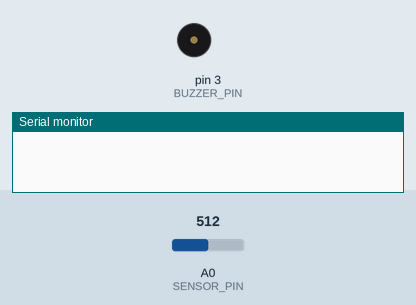
The sketch below on a simulated Arduino Uno, built with avr-gcc and run on an emulated ATmega328P. On the bench: buzzer (waves = sounding), the last lines printed to the serial monitor. The test bench sets the inputs (shaded band); at power-on: A0 (SENSOR_PIN) = 512.

Above: at 0.1 s.
At 6.1 s:
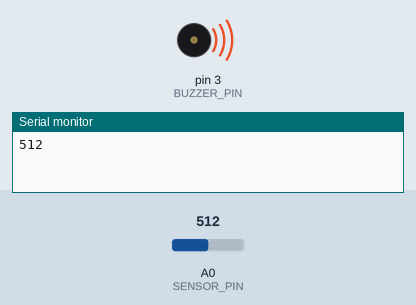
Timing chart, 0 to 7.6 s (numbered marks = the images above):
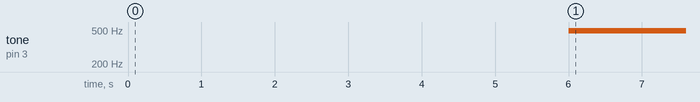

The sketch:

AlarmaDeGas.ino
```cpp
//ALARMA DE GASES INFLAMABLES OMAR VILLAMIZAR & JORGE MARLES
#define BUZZER_PIN 3
#define SENSOR_PIN A0
#define UMBRAL_DE_ALERTA 420 // Umbral para activar el buzzer
#define TIEMPO_DE_CALENTAMIENTO 5000 // Tiempo de calentamiento en milisegundos (5 segundos)
#define DURACION_DEL_BUZZER 8000 // Duración del pitido en milisegundos (8 segundos)

void setup() {
  pinMode(BUZZER_PIN, OUTPUT); // Configura el pin del buzzer como salida
  Serial.begin(9600); // Inicia la comunicación serial a 9600 baudios
  digitalWrite(BUZZER_PIN, LOW); // Asegura que el buzzer esté apagado inicialmente
  delay(TIEMPO_DE_CALENTAMIENTO); // Espera el tiempo de calentamiento del sensor
}

void loop() {
  int valorDelSensor = analogRead(SENSOR_PIN); // Lee el valor analógico del sensor
  Serial.println(valorDelSensor); // Imprime el valor del sensor en la consola serial
  delay(1000); // Espera 1 segundo antes de la siguiente lectura

  if (valorDelSensor >= UMBRAL_DE_ALERTA) { // Si el valor del sensor es mayor o igual al umbral de alerta
    analogWrite(BUZZER_PIN, 240); // Enciende el buzzer con un valor PWM de 240
    delay(DURACION_DEL_BUZZER); // Mantén el buzzer encendido durante la duración especificada
  } else {
    analogWrite(BUZZER_PIN, 0); // Asegura que el buzzer esté apagado si el valor es menor al umbral de alerta
  }
}
```

Measured:
- by itself, tone on pin 3 (BUZZER_PIN): silent → 490 Hz at 6.0 s
